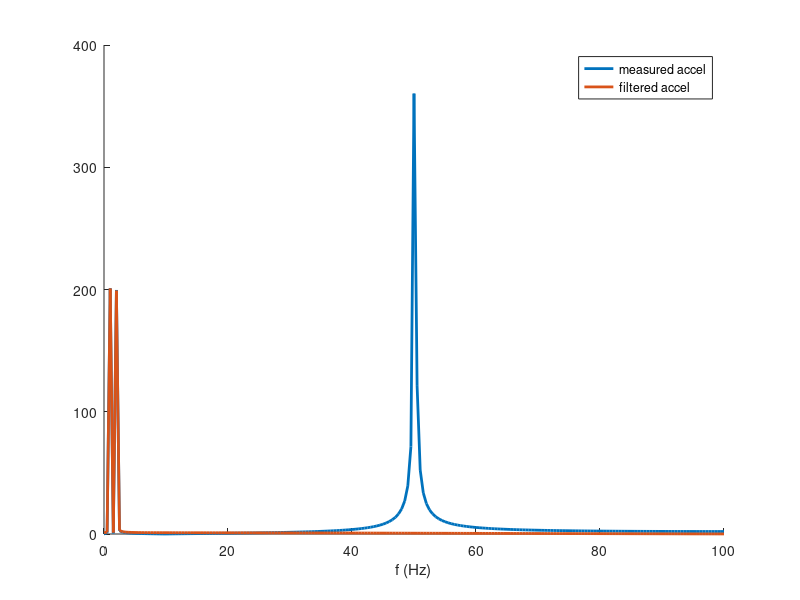
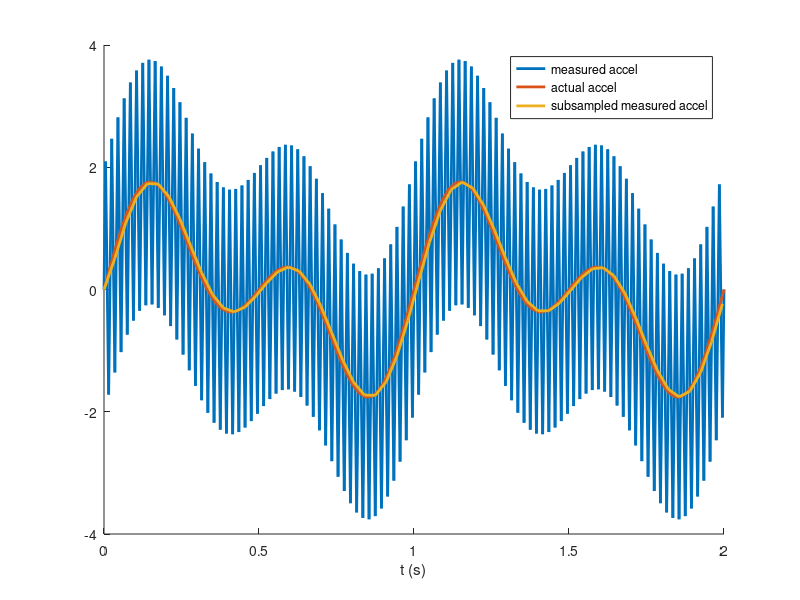

MATLAB code for these plots, in order:
%% Se mide aceleraciones que se componen de dos componentes sinusoidales de
%% 1 y 2 Hz. Durante la medición hay fuerte ruido de línea que contamina la 
%% señal con otra componente de 50 Hz. La aceleración medida será sub-
%% muestreada de 200 Hz a 30 Hz, con lo cual la componente de ruido de 
%% línea debería desaparecer (15 < 50). Sin embargo, aún está presente.
%% Arregle la sección Filtering de manera tal que se maximice la SNR.

clc
close all
clear

ti = 0 % s
tf1 = 2 % s
fs = 200 % Hz
t = ti:1/fs:tf1;

f_signal_1 = 1 % Hz
f_signal_2 = 2 % Hz
f_noise = 50 % Hz
actual_accel = sin(2*pi*f_signal_1*t) +  sin(2*pi*f_signal_2*t);
noise = 2*sin(2*pi*f_noise*t);
measured_accel = actual_accel + noise;


f_co = 25;
F_CO = f_co/fs;
M = round(1/(2*F_CO));

b = (1/M)*ones(1,M);
a = 1;
wco = 2*pi*f_co;

filtered_measured_accel = filter(b,a,measured_accel);

%% Subsampling
fs_new = 30 % Hz
subsampled_filtered_measured_accel = filtered_measured_accel(1:round(fs/fs_new):end);
subsampled_t = t(1:round(fs/fs_new):end);


X = abs(fft(measured_accel));
X_filt = abs(fft(filtered_measured_accel));
figure
hold on
plot(linspace(0, fs/2, round(length(X)/2)), X(1:round(length(X)/2)), 'linewidth', 2);
plot(linspace(0, fs/2, round(length(X_filt)/2)), X_filt(1:round(length(X_filt)/2)), 'linewidth', 2);
legend('measured accel', 'filtered accel')
xlabel('f (Hz)')


figure
hold on
plot(t, [measured_accel; actual_accel], 'linewidth', 2)
plot(subsampled_t, subsampled_filtered_measured_accel, 'linewidth', 2)
xlabel('t (s)')
legend('measured accel', 'actual accel', 'subsampled measured accel')


%% Evaluation
subsampled_actual_accel = actual_accel(1:round(fs/fs_new):end);
SNR = 20*log10(rms(subsampled_actual_accel)/rms(subsampled_filtered_measured_accel - subsampled_actual_accel))

if SNR < 10
    disp(['Nota Ej 1 = 4'])
elseif SNR < 13
    disp(['Nota Ej 1 = 5'])
elseif SNR < 16
    disp(['Nota Ej 1 = 6'])
elseif SNR < 19
    disp(['Nota Ej 1 = 7'])
elseif SNR < 22
    disp(['Nota Ej 1 = 8'])
else
    disp(['Nota Ej 1 = 9'])
end